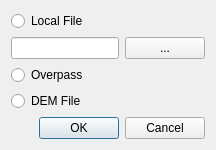
<?xml version="1.0" encoding="UTF-8"?>
<ui version="4.0">
 <class>InputTypeDialog</class>
 <widget class="QDialog" name="InputTypeDialog">
  <property name="windowTitle">
   <string>New Input</string>
  </property>
  <layout class="QVBoxLayout" name="verticalLayout">
   <item>
    <widget class="QRadioButton" name="localRadio">
     <property name="text">
      <string>Local File</string>
     </property>
    </widget>
   </item>
   <item>
    <layout class="QHBoxLayout" name="localLayout">
     <item>
      <widget class="QLineEdit" name="localFilePath"/>
     </item>
     <item>
      <widget class="QPushButton" name="browseButton">
       <property name="text">
        <string>...</string>
       </property>
      </widget>
     </item>
    </layout>
   </item>
   <item>
   <widget class="QRadioButton" name="overpassRadio">
    <property name="text">
     <string>Overpass</string>
    </property>
   </widget>
  </item>
  <item>
   <widget class="QRadioButton" name="demRadio">
    <property name="text">
     <string>DEM File</string>
    </property>
   </widget>
  </item>
  <item>
   <widget class="QDialogButtonBox" name="buttonBox">
     <property name="orientation">
      <enum>Qt::Horizontal</enum>
     </property>
     <property name="standardButtons">
      <set>QDialogButtonBox::Cancel|QDialogButtonBox::Ok</set>
     </property>
    </widget>
   </item>
  </layout>
 </widget>
 <resources/>
 <connections>
  <connection>
   <sender>buttonBox</sender>
   <signal>accepted()</signal>
   <receiver>InputTypeDialog</receiver>
   <slot>accept()</slot>
  </connection>
  <connection>
   <sender>buttonBox</sender>
   <signal>rejected()</signal>
   <receiver>InputTypeDialog</receiver>
   <slot>reject()</slot>
  </connection>
 </connections>
</ui>
